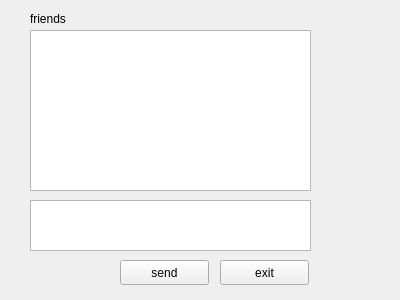
<?xml version="1.0" encoding="UTF-8"?>
<ui version="4.0">
 <class>chat</class>
 <widget class="QWidget" name="chat">
  <property name="geometry">
   <rect>
    <x>0</x>
    <y>0</y>
    <width>400</width>
    <height>300</height>
   </rect>
  </property>
  <property name="windowTitle">
   <string>Form</string>
  </property>
  <widget class="QTextBrowser" name="chat_msg">
   <property name="geometry">
    <rect>
     <x>30</x>
     <y>30</y>
     <width>281</width>
     <height>161</height>
    </rect>
   </property>
  </widget>
  <widget class="QTextEdit" name="input_edit">
   <property name="geometry">
    <rect>
     <x>30</x>
     <y>200</y>
     <width>281</width>
     <height>51</height>
    </rect>
   </property>
  </widget>
  <widget class="QPushButton" name="send_btn">
   <property name="geometry">
    <rect>
     <x>120</x>
     <y>260</y>
     <width>89</width>
     <height>25</height>
    </rect>
   </property>
   <property name="text">
    <string>send</string>
   </property>
  </widget>
  <widget class="QPushButton" name="exit_btn">
   <property name="geometry">
    <rect>
     <x>220</x>
     <y>260</y>
     <width>89</width>
     <height>25</height>
    </rect>
   </property>
   <property name="text">
    <string>exit</string>
   </property>
  </widget>
  <widget class="QLabel" name="friend_name">
   <property name="geometry">
    <rect>
     <x>30</x>
     <y>10</y>
     <width>67</width>
     <height>17</height>
    </rect>
   </property>
   <property name="text">
    <string>friends</string>
   </property>
  </widget>
 </widget>
 <resources/>
 <connections/>
</ui>
